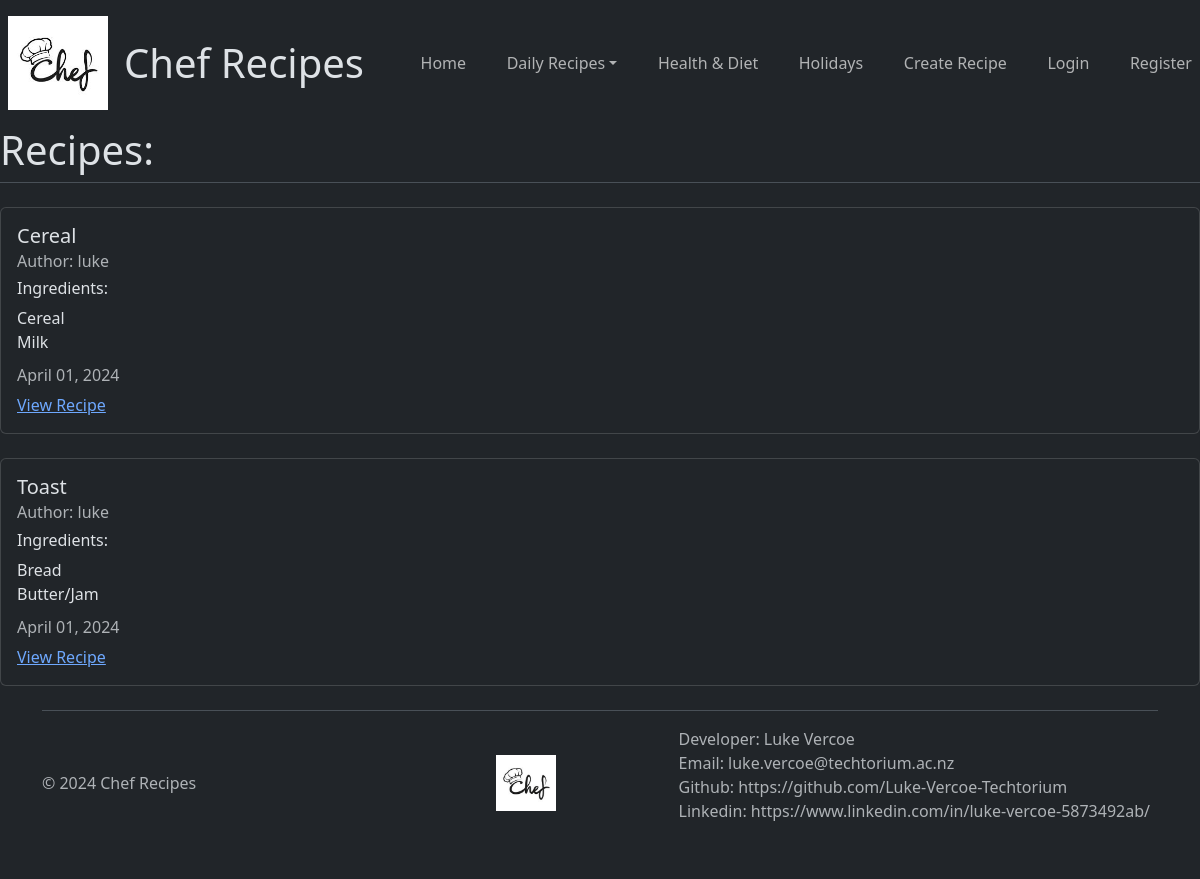
Before: /breakfast with the older database file.
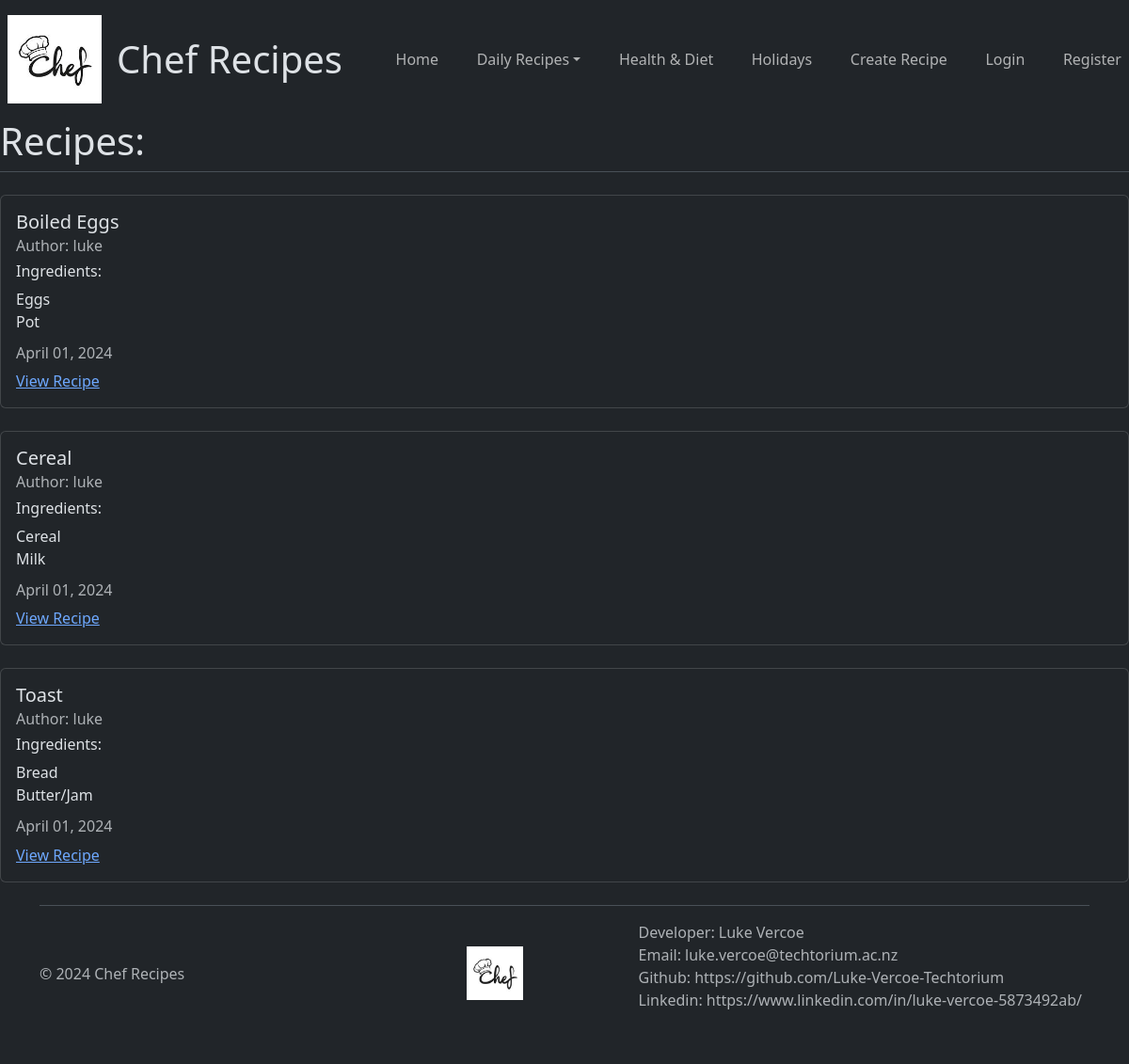
After: the same page with the newer database file.
### recipes/models.py (models this page shows, shortened)
class recipe(models.Model):
    class Meta:
        ordering = ('-updated_at',)
    title = models.CharField(max_length=100)
    ingredients = models.TextField()
    description = models.TextField()
    category = models.CharField(max_length=100, choices=(
        ("NONE", "None"),
        ("HEALTH_DIET", "Health & Diet"),
        ("HOLIDAYS", "Holidays"),
    ))
    meal_time = models.CharField(max_length=100, choices=(
        ("BREAKFAST", "Breakfast"),
        ("LUNCH", "Lunch"),
        ("DINNER", "Dinner"),
        ("DESSERT", "Dessert"),
    ))
    author = models.ForeignKey(User, on_delete=models.CASCADE)
    created_at = models.DateTimeField(auto_now_add=True)
    updated_at = models.DateTimeField(auto_now=True)

### recipes/views.py (the view)
# urls.py: path("breakfast", views.recipeBreakfastView.as_view(), name="recipes-breakfast"),
class recipeBreakfastView(ListView):
    model = models.recipe
    template_name ="recipes/breakfast.html"
    context_object_name = "recipes"

### recipes/templates/recipes/breakfast.html (shortened to what this page needs)
{% extends "recipes/base.html" %}
{% block content %}
<h1>Recipes:</h1>
<div class="border-top">
    {% for recipe in recipes %}
    {% if recipe.meal_time == "BREAKFAST" %}
    {% include "recipes/recipe_display.html" %}
    {% endif %}
    {% endfor %}
</div>
{% endblock content %}

### recipes/templates/recipes/recipe_display.html (shortened to what this page needs)
<div class="card my-4">
    <div class="card-body">
        <h5 class="card-title">{{ recipe.title }}</h5>
        <h6 class="card-subtitle mb-2 text-muted">Author: {{ recipe.author }}</h6>
        <h6 class="card-title">Ingredients:</h6>
        <p class="card-text">
            {{ recipe.ingredients|linebreaksbr }}
        <h6 class="card-subtitle mb-2 text-muted">{{ recipe.updated_at|date:"F d, Y" }}</h6>
        <a href="{% url 'recipes-detail' recipe.pk %}" class="card-link">View Recipe</a>
    </div>
</div>

Changed rows visible on the page:
added recipe: title "Boiled Eggs", author "luke", ingredients "Eggs Pot", updated_at "April 01, 2024"
